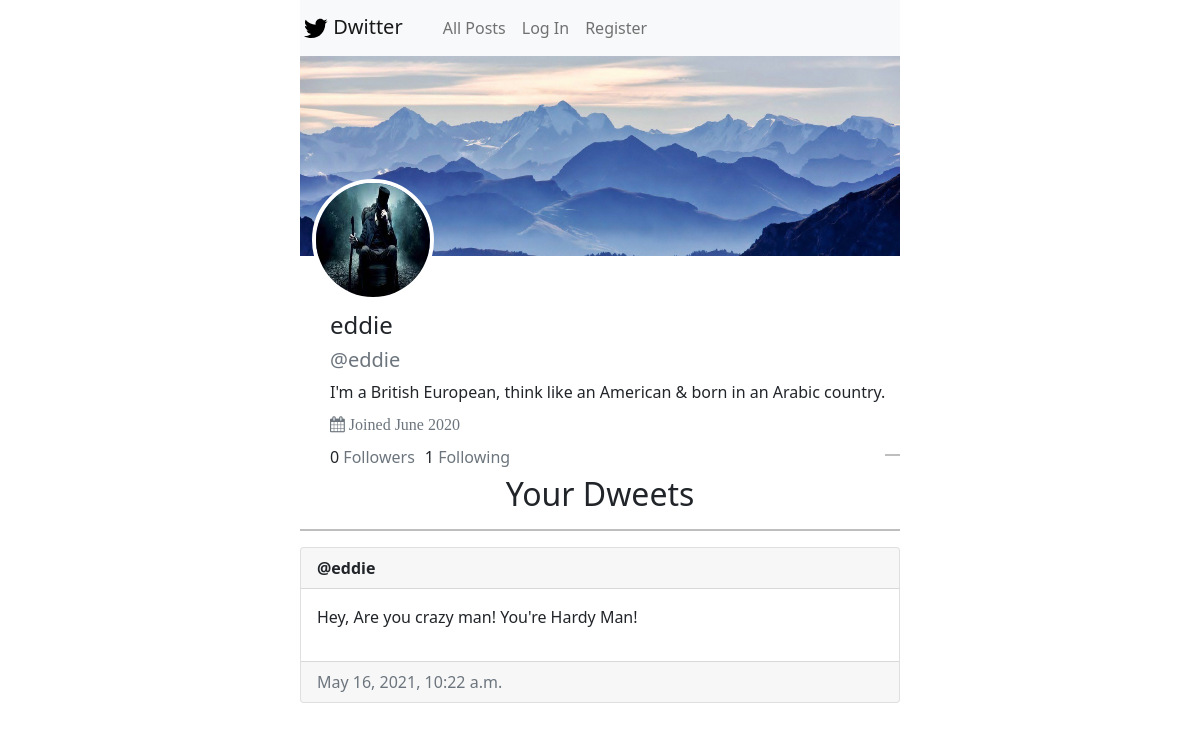
The page /1 on the database its author committed.
### network/models.py (models this page shows, shortened)
class User(AbstractUser):
    pass

class Profile(models.Model):
    user = models.OneToOneField(
        User, on_delete=models.CASCADE, related_name="user_profile"
    )
    profile_pic = models.ImageField(default="default.jpg", upload_to="profile_pics")
    background_img = models.ImageField(
        default="Default_background.jpg", upload_to="bg_img"
    )
    bio = models.TextField(null=False, default="")

class post(models.Model):
    posted_by = models.ForeignKey(
        User, on_delete=models.CASCADE, related_name="post_owner"
    )
    posted_on = models.DateTimeField(auto_now_add=True)
    description = models.TextField(null=False, default="")

### network/views.py (the view)
# urls.py: path("<int:user_id>", views.others_profile, name="others_profile"),
def others_profile(request, user_id):
    user = User.objects.get(pk=user_id)
    follow_unfollow = ""
    style = ""
    all_follower_following = follower_following.objects.all()
    flag = 0
    for i in all_follower_following:
        if str(i.followers) == str(user.username) and str(i.following) == str(
            request.user.username
        ):
            follow_unfollow = "unfollow"
            style = "danger"
            flag = 1
            break
    if not flag:
        follow_unfollow = "follow"
        style = "dark"
    if user:
        posts = post.objects.filter(posted_by=user)
        followers = User.objects.get(username=user.username).my_followers.count()
        following = User.objects.get(username=user.username).my_following.count()
        return render(
            request,
            "network/profile.html",
            {
                "user": user,
                "posts": posts,
                "followers": followers,
                "following": following,
                "follow_button_text": follow_unfollow,
                "follow_button_style": style,
            },
        )
    return HttpResponse("NO user with that name!!!")

### network/templates/network/profile.html (shortened to what this page needs)
{% extends "network/layout.html" %}
{% block body %}
<div
    style="background-image: url('{{user.user_profile.background_img.url}}');background-size:cover;background-position:center; height:200px; ;padding-top:123px;">
    <img src="{{user.user_profile.profile_pic.url}}"
        style="margin-left: 2%; height:122px;width: 122px; border-radius: 50%; border: 4px solid #ffffff;"
        alt="Profile Pic of {{user.username}}" title="{{user.username}}">
</div>
<div class="user-details" style="margin-left: 5%; margin-top: 55px;float: left;">
    <div id="name-and-username">
        <h4>{{user.username}}</h4>
        <h5 class="text-muted">@{{user.username}}</h5>
    </div>
    <div class="status">
        {{user.user_profile.bio}}
    </div>
    <p class="text-muted fa" style="margin-top: 12px;"><i class="fa fa-calendar"></i> Joined June 2020</p>
    <div id="follow-details">
        <h6 style="text-align:left;float:left;margin-right: 10px;"> <span id="followers">{{followers}}</span> <span
                class="text-muted">Followers</span></h6>
        <h6 style="float:left;">{{following}} <span class="text-muted">Following</span> </h6>
    </div>
</div>
<hr style="margin-top: 33%;border: 1px solid black;">
<h2 class="text-center">Your Dweets</h2>
<hr style="border: 1px solid black;">
<div class="my-posts">
    {% for post in posts %}
    <div class="card">
        <div class="card-header">
            <strong>@{{post.posted_by.username}}</strong>
        </div>
        <div class="card-body">
            <p>
                {{post.description}}
            </p>
        </div>
        <div class="card-footer text-muted">
            {{post.posted_on}}
        </div>
        {% endfor %}
    </div>
</div>
{% endblock %}

### network/static/network/styles.css (style rules this page uses)
i { cursor:pointer; border-radius:50%; display:inline-block; transition:.2s; }
i:before { font-family:fontawesome; content:'\f004'; font-style:normal; }

### rows shown on the page
User: user_profile.background_img (picture), user_profile.profile_pic (picture), username "eddie", user_profile.bio "I'm a British European, think like an American & born in an Arabic country."
post: posted_by.username "eddie", description "Hey, Are you crazy man! You're Hardy Man!", posted_on "May 16, 2021, 10:22 a.m."

### other values the page prints
{{ followers }} "0"
{{ following }} "1"
